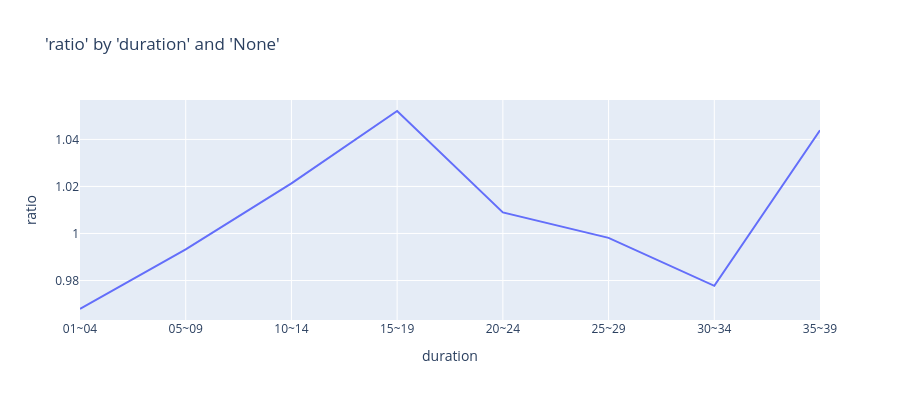

The cell this chart's notebook holds for it:
### Code cell
charters.chart(
    df=model_data,
    x_axis="duration",
    y_axis="ratio",
    numerator="death_claim_amount",
    denominator="exp_amt_neural",
    x_bins=8,
    type="line",
)

### Figure 1 — Plotly figure (JSON) as saved in the notebook; plotly's stock layout.template omitted (floating-point values rounded to 4 significant figures)
{"data": [{"hovertemplate": "duration=%{x}<br>ratio=%{y}<extra></extra>", "legendgroup": "", "line": {"color": "#636efa", "dash": "solid"}, "marker": {"symbol": "circle"}, "mode": "lines", "name": "", "orientation": "v", "showlegend": false, "type": "scatter", "x": ["01~04", "05~09", "10~14", "15~19", "20~24", "25~29", "30~34", "35~39"], "xaxis": "x", "y": [0.9679, 0.9932, 1.021, 1.052, 1.009, 0.9981, 0.9777, 1.044], "yaxis": "y"}], "layout": {"height": 400, "legend": {"tracegroupgap": 0}, "title": {"text": "'ratio' by 'duration' and 'None'"}, "xaxis": {"anchor": "y", "domain": [0, 1], "title": {"text": "duration"}}, "yaxis": {"anchor": "x", "domain": [0, 1], "title": {"text": "ratio"}, "type": "-"}}}
